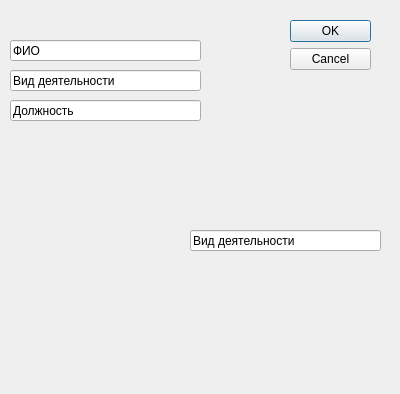
<?xml version="1.0" encoding="UTF-8"?>
<ui version="4.0">
 <class>FilledTheAdded</class>
 <widget class="QDialog" name="FilledTheAdded">
  <property name="geometry">
   <rect>
    <x>0</x>
    <y>0</y>
    <width>400</width>
    <height>394</height>
   </rect>
  </property>
  <property name="windowTitle">
   <string>Dialog</string>
  </property>
  <widget class="QDialogButtonBox" name="buttonBox">
   <property name="geometry">
    <rect>
     <x>290</x>
     <y>20</y>
     <width>81</width>
     <height>241</height>
    </rect>
   </property>
   <property name="orientation">
    <enum>Qt::Vertical</enum>
   </property>
   <property name="standardButtons">
    <set>QDialogButtonBox::Cancel|QDialogButtonBox::Ok</set>
   </property>
  </widget>
  <widget class="QLineEdit" name="surnameTextField">
   <property name="geometry">
    <rect>
     <x>10</x>
     <y>40</y>
     <width>191</width>
     <height>21</height>
    </rect>
   </property>
   <property name="text">
    <string>ФИО</string>
   </property>
  </widget>
  <widget class="QLineEdit" name="nameTextField">
   <property name="geometry">
    <rect>
     <x>10</x>
     <y>70</y>
     <width>191</width>
     <height>21</height>
    </rect>
   </property>
   <property name="text">
    <string>Вид деятельности</string>
   </property>
  </widget>
  <widget class="QLineEdit" name="nameTextField_2">
   <property name="geometry">
    <rect>
     <x>10</x>
     <y>100</y>
     <width>191</width>
     <height>21</height>
    </rect>
   </property>
   <property name="text">
    <string>Должность</string>
   </property>
  </widget>
  <widget class="QLineEdit" name="nameTextField_3">
   <property name="geometry">
    <rect>
     <x>190</x>
     <y>230</y>
     <width>191</width>
     <height>21</height>
    </rect>
   </property>
   <property name="text">
    <string>Вид деятельности</string>
   </property>
  </widget>
 </widget>
 <resources/>
 <connections>
  <connection>
   <sender>buttonBox</sender>
   <signal>accepted()</signal>
   <receiver>FilledTheAdded</receiver>
   <slot>accept()</slot>
   <hints>
    <hint type="sourcelabel">
     <x>248</x>
     <y>254</y>
    </hint>
    <hint type="destinationlabel">
     <x>157</x>
     <y>274</y>
    </hint>
   </hints>
  </connection>
  <connection>
   <sender>buttonBox</sender>
   <signal>rejected()</signal>
   <receiver>FilledTheAdded</receiver>
   <slot>reject()</slot>
   <hints>
    <hint type="sourcelabel">
     <x>316</x>
     <y>260</y>
    </hint>
    <hint type="destinationlabel">
     <x>286</x>
     <y>274</y>
    </hint>
   </hints>
  </connection>
 </connections>
</ui>
